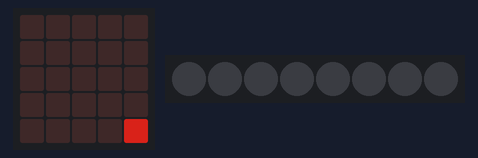
Simulated run of this program. Board: BBC micro:bit running MicroPython. Parts: the board's 5×5 LED display, 8 RGB LEDs in strip order, left to right. Dim RGB values are drawn brighter than linear; random numbers come from a fixed seed.

Above: at 0.2 s.
At 2.61 s:
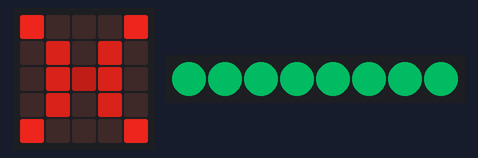
At 5.3 s:
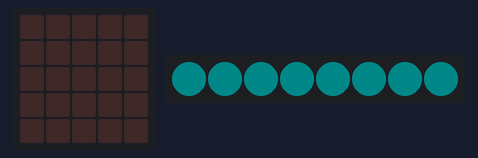
At 12.1 s:
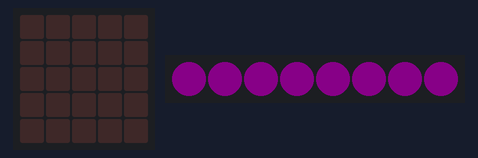
At 22.32 s:
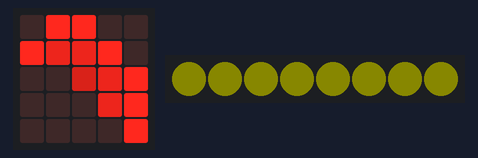
At 32.6 s:
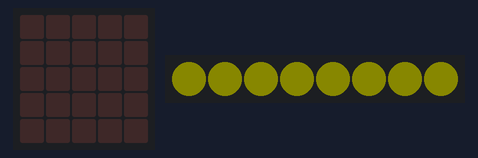
Timing chart, 0 to 40.0 s (numbered marks = the images above):
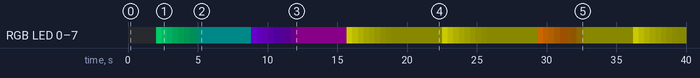

The program:

example_continuous_fireworks.py
```python
from microbit import *
import SkyFawkes as sf
from random import choice

# Please tag us if used!
# We'd love to see what you make:
# @ScienceOxford

start11 = Image('00000:00000:00000:00000:00005')
start21 = Image('00000:00000:00000:00050:00003')
start31 = Image('00000:00000:00900:00030:00001')
start41 = Image('00000:09090:09790:09090:00000')
start51 = Image('90009:07070:07570:07070:90009')

start12 = Image('00000:00000:00000:00000:50000')
start22 = Image('00000:00000:00000:05000:30000')
start32 = Image('00000:00000:00900:03000:10000')
start42 = Image('00000:09900:00790:01090:00000')
start52 = Image('09900:97790:00579:00079:00009')

firework1 = [start11, start21, start31, start41, start51]
firework2 = [start12, start22, start32, start42, start52]

fireworks = [firework1, firework2]
colours = ["red", "green", "blue", "orange", "bluepurple", "redpurple", "pink",
           "yellow", "bluegreen", "greenblue", "white", "yellowgreen"]

def fade():
    for x in range(0, 5):
        for y in range(0, 5):
            value = display.get_pixel(x, y)
            if value > 0:
                display.set_pixel(x, y, value-1)

while True:
    display.show(choice(fireworks))
    lights = sf.colour(choice(colours))
    sf.turn_on(lights)
    for i in range(0, 12):
        fade()
        lights = sf.fade(lights)
        sf.turn_on(lights)
        sleep(400)
```

SkyFawkes.py
```python
import neopixel
from microbit import pin1, sleep

# Please tag us if used!
# We'd love to see what you make:
# @ScienceOxford

# Library to control Neopixel fading, to be imported into the main fireworks code.

np = neopixel.NeoPixel(pin1, 8)

main = 150
sec = int(main//2)
none = 0

colours = {"red": (main, none, none), "green": (none, main, none),
           "blue": (none, none, main), "orange": (main, sec, none),
           "bluepurple": (sec, none, main), "redpurple": (main, none, sec),
           "pink": (main, sec, sec), "yellow": (main, main, none),
           "bluegreen": (none, sec, main), "greenblue": (none, main, sec),
           "white": (main, main, main), "yellowgreen": (sec, main, none)}

def colour(choice):
    if choice in colours:
        return colours.get(choice)
    else:
        return colours.get("white")

def convert(integer):
    new = int(integer-3*(integer//10))
    integer = 0 if new < 5 else new
    return integer

def fade(colour):
    return (convert(colour[0]), convert(colour[1]), convert(colour[2]))

def turn_on(colour):
    for pixel in range(0, len(np)):
        np[pixel] = (colour[0], colour[1], colour[2])
    np.show()
```

Measured:
- by itself, RGB LED 0–7: off → RGB(0, 105, 54) at 2.0 s, → RGB(0, 75, 39) 0.40 s later, → RGB(0, 54, 30) 0.40 s later, → RGB(0, 39, 21) 0.40 s later, … (54 changes in this stretch)
- what the display in image 1 shows lasts 0.4 s, from 2.4 s to 2.8 s
- what the display in image 2 shows lasts 1.6 s, from 5.2 s to 6.8 s
